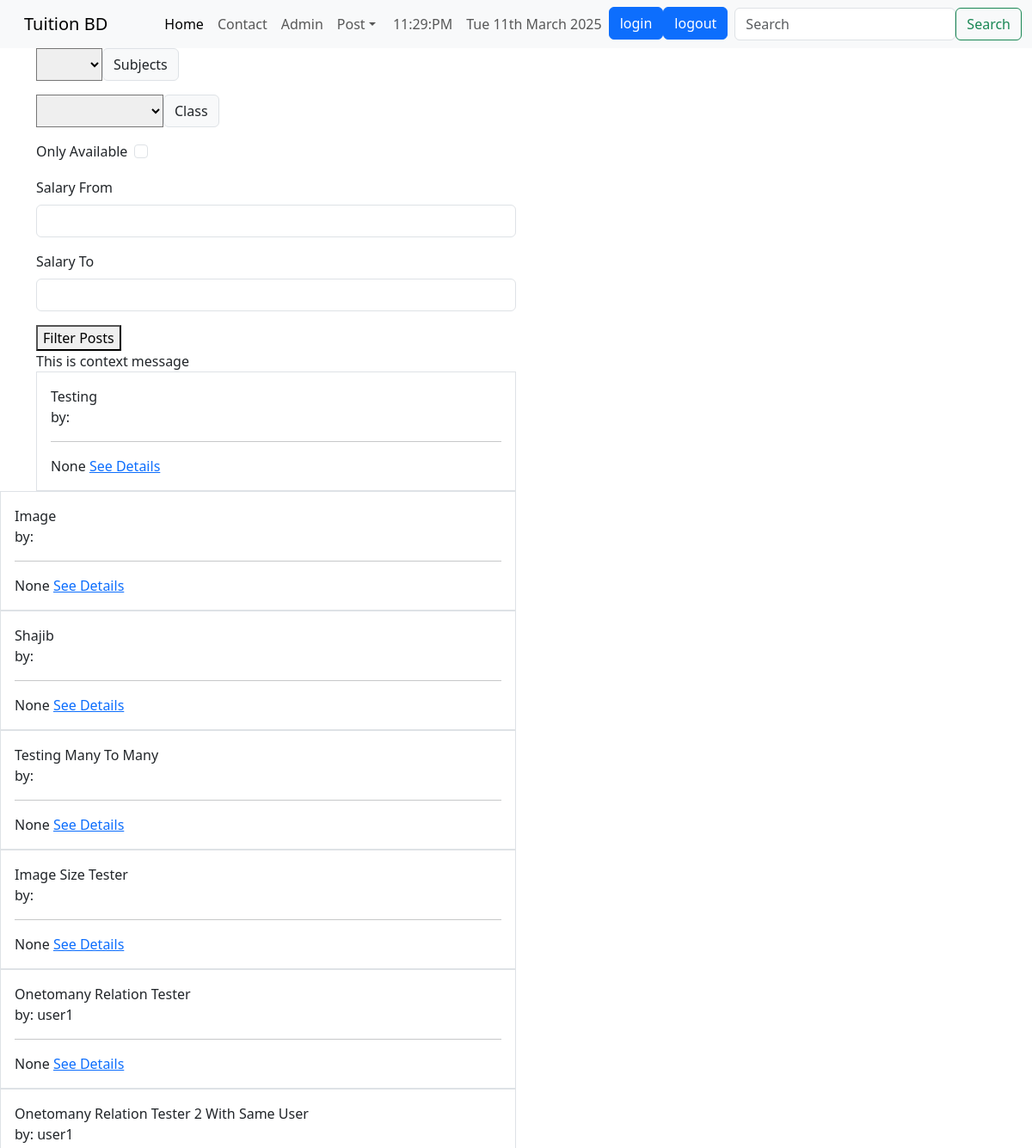
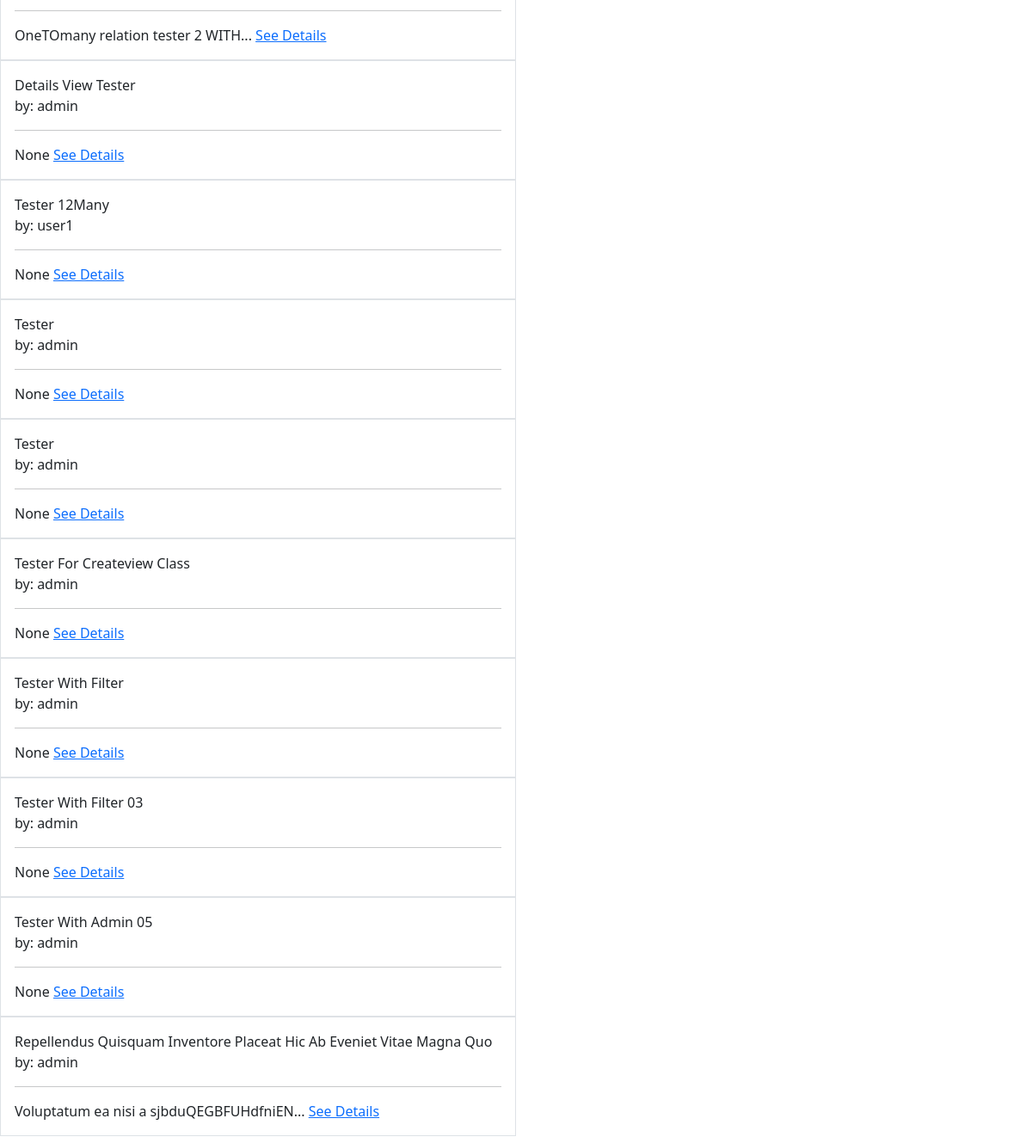
Screenshot of /tuition/list/ with the database file from the repository (2 pictures, top to bottom).
### tuition/models.py (models this page shows, shortened)
class Post(models.Model):
    categories=(
        ('Teacher','Teacher'),
        ('Student','Student')
    )
    Medium=(('Bangla','Bangla'),
            ('English','English'),
            ('Urdu','Urdu'),
            ('Arabic','Arabic')
            )
    user=models.ForeignKey(User,on_delete=models.CASCADE,blank=True,null=True)
    id=models.AutoField(primary_key=True)
    title=models.CharField(max_length=200)
    slug=models.CharField(max_length=200)
    email=models.EmailField()
    salery=models.IntegerField()
    details=models.TextField()
    available=models.BooleanField()
    category=models.CharField(max_length=100,choices=categories)
    image=models.ImageField(default='default.jpg',upload_to='media/images')
    medium=MultiSelectField(max_length=100,max_choices=3,choices=Medium,default="Bangla")
    subject=models.ManyToManyField(Subject, related_name='Subjects_added')
    class_in=models.ManyToManyField(Class_in,related_name='Class_in')
    def make_title(self):
        title=self.title.title()
        return title
    def short_details(self):
        detail=self.details.split(" ")
        if len(detail)>5:
            return " ".join(detail[:5])+"..."

### tuition/views.py (the view)
# urls.py: path('list/',PostListView.as_view(),name='postlist'),
class PostListView(ListView): #immport list view package
    model=Post #to get all the Post objects without any filter
    template_name = 'tuition/postlist.html'
    context_object_name = "postlist" #this is used in the for loop
    def get_context_data(self, *args, **kwargs):
        context=super().get_context_data(*args,**kwargs)
        context['postlist']=context.get('object_list') #this renames the object_list into postlist to use in front end
        context['msg']='This is context message'
        context['subjects']=Subject.objects.all() #used in filter
        context['class_in']=Class_in.objects.all() #this is to send the subject objects in fron-end dropdown list
        return context

### tuition/models.py (called while the page is built)
    def __str__(self):
        return self.name

    def __str__(self):
        return f"{self.name} - {self.section}"

### templates/tuition/postlist.html (shortened to what this page needs)
{% extends "basic.html" %}
{% block body %}
<div class="container">
    <div class="col-md-6">
        <form action="/tuition/filter/" method="post">
            <div class="input-group mb-3">
            <select class="custom-select" id="inputGroupSelect02" name="subject">
             <option></option>
  </select>
  <div class="input-group-append">
    <label class="input-group-text" for="inputGroupSelect02">Subjects</label>
  </div>
</div>
 <div class="input-group mb-3">
  <select class="custom-select" id="inputGroupSelect03" name="class">
    <option></option>
  </select>
  <div class="input-group-append">
    <label class="input-group-text" for="inputGroupSelect02">Class</label>
  </div>
</div>
            <div class="input-group mb-3">
  <div class="form-group form-check">
    <input class="form-check-input" type="checkbox" id='exampleCheck1'name="availability">
      <label class="form-check-label" for="exampleCheck1"> Only Available</label>
  </div>
</div>
            <div class="mb-3">
  <label for="exampleFormControlInput1" class="form-label">Salary From</label>
  <input type="number" class="form-control" id="exampleFormControlInput1" name="salary_from">
</div>
            <div class="mb-3">
  <label for="exampleFormControlInput1" class="form-label">Salary To</label>
  <input type="number" class="form-control" id="exampleFormControlInput2" name="salary_to">
</div>
<button type="submit">Filter Posts</button>
        </form>
    </div>
{{msg}} <br>
{% for i in postlist %}
    <div class="col-md-6 offset-md-3 p-3 border">
 {{i.make_title}}
        <br>
        by: {{i.user.username}}
        <br>
        <hr>
        {{i.short_details}}
        <a href="/tuition/detail/{{i.id}}"> See Details</a> <br>
</div>
    </div>
    {% endfor %}
{% endblock body %}

### rows the page displays
Post: make_title "Testing", short_details "None"
Post: make_title "Image", short_details "None"
Post: make_title "Shajib", short_details "None"
Post: make_title "Testing Many To Many", short_details "None"
Post: make_title "Image Size Tester", short_details "None"
Post: make_title "Onetomany Relation Tester", user.username "user1", short_details "None"
Post: make_title "Onetomany Relation Tester 2 With Same User", user.username "user1", short_details "OneTOmany relation tester 2 WITH..."
Post: make_title "Details View Tester", user.username "admin", short_details "None"
Post: make_title "Tester 12Many", user.username "user1", short_details "None"
Post: make_title "Tester", user.username "admin", short_details "None"
Post: make_title "Tester", user.username "admin", short_details "None"
Post: make_title "Tester For Createview Class", user.username "admin", short_details "None"
Post: make_title "Tester With Filter", user.username "admin", short_details "None"
Post: make_title "Tester With Filter 03", user.username "admin", short_details "None"
Post: make_title "Tester With Admin 05", user.username "admin", short_details "None"
Post: make_title "Repellendus Quisquam Inventore Placeat Hic Ab Eveniet Vitae Magna Quo", user.username "admin", short_details "Voluptatum ea nisi a sjbduQEGBFUHdfniEN..."

### other values shown
{{ msg }} "This is context message"
